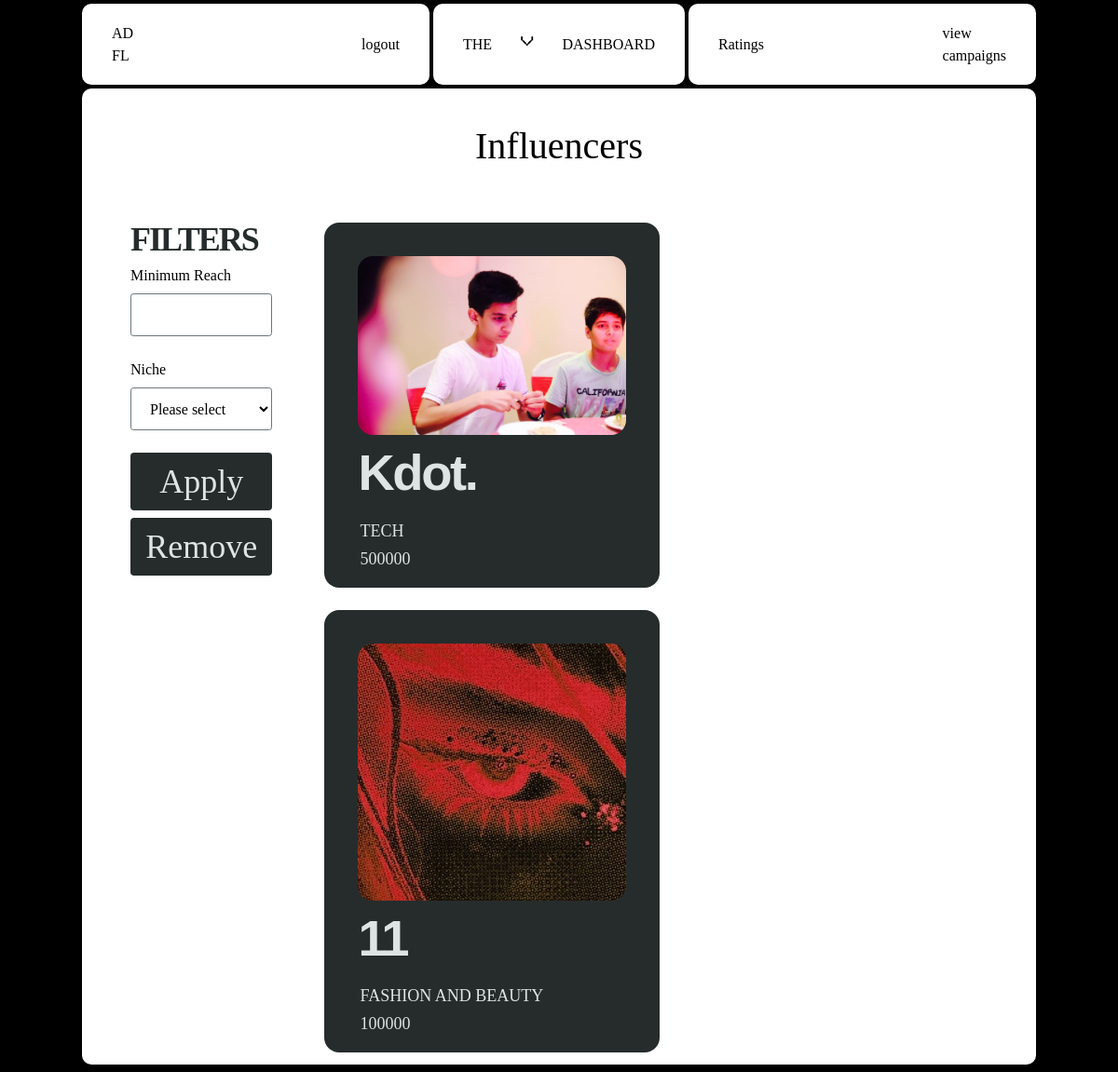
Page /sponsor/campaign/1/browse_influencers (signed in) on the committed database.
### website/models.py (models this page shows)
class Influencer(db.Model, UserMixin):
    __tablename__ = 'influencer'
    id = db.Column(db.Integer, primary_key=True)
    name = db.Column(db.String(150), nullable=False)
    email = db.Column(db.String(150), nullable=False)
    profile_picture = db.Column(db.String(100), nullable=False)
    niche = db.Column(db.String(100), nullable=False)
    reach = db.Column(db.Integer, nullable=False)
    user_id = Column(Integer, ForeignKey('user.id'), nullable=False)
    platform= db.Column(db.String(100), nullable=False)
    bank_account_balance = db.Column(db.Float, default=0.0)
    flagged= db.Column(db.Boolean, default=False)

### website/sponsor.py (the view)
@sponsor.route('/campaign/<int:campaign_id>/browse_influencers')
@login_required
@role_required('Sponsor')
def browse_influencers(campaign_id):
    campaign = Campaign.query.get_or_404(campaign_id)
    reach = request.args.get('reach')
    niche = request.args.get('niche')
    query = Influencer.query
    if reach:
        query = query.filter(Influencer.reach >= int(reach))
    if niche:
        query = query.filter(Influencer.niche == niche)
    filtered_influencers = query.all()
    return render_template('Sponsor/browse_influencers.html', influencers=filtered_influencers,campaign=campaign)

### website/auth.py (called while the page is built)
def role_required(role):
    def decorator(f):
        @wraps(f)
        def decorated_function(*args, **kwargs):
            if current_user.role != role:
                abort(403)
            return f(*args, **kwargs)
        return decorated_function
    return decorator

### website/templates/Sponsor/browse_influencers.html (shortened to what this page needs)
{% extends "base.html" %} {% block head %}
<link
  rel="stylesheet"
  href="{{ url_for('static', filename='src/sponsor_css/browse_influencer.css') }}"
/>
{% endblock %} {% block content %}
<div class="container">
  <nav>
    <div class="nav-1">
      <a href="{{ url_for('sponsor.dashboard') }}" class="logo view">
        AD <br />
        FL
      </a>
      <a href="{{ url_for('views.logout') }}" class="view">logout</a>
    </div>
    <div class="nav-2">
      <p class="menu-button">the</p>
      <p class="x">v</p>
      <p class="menu-button">dashboard</p>
    </div>
    <div class="nav-3">
      <a class="view" href="{{ url_for('sponsor.view_ratings') }}">Ratings</a>
      <a href="{{ url_for('sponsor.viewCampaigns') }}" class="view">
        view <br />
        campaigns
      </a>
    </div>
  </nav>
  <div class="content-wrapper">
    <div class="col">
      <div class="header">
        <h1>Influencers</h1>
      </div>
      <div class="main-container">
        <div class="col-1">
          <form
            action="{{ url_for('sponsor.browse_influencers',campaign_id=campaign.id) }}"
            method="get"
          >
            <p>Filters</p>
            <label for="reach">Minimum Reach</label>
            <input type="number" id="reach" name="reach" class="cc-input" />
            <br />
            <label for="niche">Niche</label>
            <select class="cc-input" id="niche" name="niche">
              <option value="">Please select</option>
            </select>
            <br />
            <a href="">
              <button type="submit">Apply</button>
            </a>
            <a
              href="{{ url_for('sponsor.view_all_influencers',campaign_id=campaign.id) }}"
            >
              <button type="button">Remove</button></a
            >
          </form>
        </div>
        <div class="col-2">
          {% for influencer in influencers %}
          <div class="square">
            <div class="pfp-wrapper">
              <img
                src="{{ url_for('static', filename='uploads/' + influencer.profile_picture) }}"
                alt="{{ influencer.name }}'s profile picture"
                class="pfp"
              />
            </div>
            <div class="name">{{ influencer.name }}</div>
            <div class="attributes">
              <p>{{ influencer.niche }}</p>
              <p>{{ influencer.reach }}</p>
            </div>
          </div>
          {% endfor %}
        </div>
      </div>
    </div>
  </div>
</div>
{% endblock %}

### website/templates/base.html (shortened to what this page needs)
<!DOCTYPE html>
<html>
  <head>
    <link
      rel="stylesheet"
      href="{{ url_for('static', filename='css/main.css') }}"
    />
    <link
      rel="stylesheet"
      href="{{ url_for('static', filename='src/input.css') }}"
    />
    {% block head %}{% endblock %}
  </head>
  <body>
    {% block content %} {% endblock %}
  </body>
</html>

### website/static/css/main.css (style rules this page uses)
html, :host { line-height: 1.5; -webkit-text-size-adjust: 100%; -moz-tab-size: 4; -o-tab-size: 4; tab-size: 4; font-family: ui-sans-serif, system-ui, sans-serif, "Apple Color Emoji", "Segoe UI Emoji", "Segoe UI Symbol", "Noto Color Emoji"; font-feature-settings: normal; font-variation-settings: normal; -webkit-tap-highlight-color: transparent; }
body { margin: 0; line-height: inherit; }
h1, h2, h3, h4, h5, h6 { font-size: inherit; font-weight: inherit; }
a { color: inherit; text-decoration: inherit; }
button, input, optgroup, select, textarea { font-family: inherit; font-feature-settings: inherit; font-variation-settings: inherit; font-size: 100%; font-weight: inherit; line-height: inherit; letter-spacing: inherit; color: inherit; margin: 0; padding: 0; }
button, select { text-transform: none; }
button, input:where([type='button']), input:where([type='reset']), input:where([type='submit']) { -webkit-appearance: button; background-color: transparent; background-image: none; }
blockquote, dl, dd, h1, h2, h3, h4, h5, h6, hr, figure, p, pre { margin: 0; }
input::placeholder, textarea::placeholder { opacity: 1; color: #9ca3af; }
button, [role="button"] { cursor: pointer; }
img, svg, video, canvas, audio, iframe, embed, object { display: block; vertical-align: middle; }
img, video { max-width: 100%; height: auto; }
.container { width: 100%; }
@media (min-width: 640px) { .container { max-width: 640px; } }
@media (min-width: 768px) { .container { max-width: 768px; } }
@media (min-width: 1024px) { .container { max-width: 1024px; } }
* { margin: 0; padding: 0; }
.container { margin: 0 auto; }

### website/static/src/input.css (style rules this page uses)
* { margin: 0; padding: 0; }
.container { margin: 0 auto; }

### rows in the picture
Influencer: profile_picture (picture), name "Kdot.", niche "TECH", reach "500000"
Influencer: profile_picture (picture), name "11", niche "FASHION AND BEAUTY", reach "100000"
